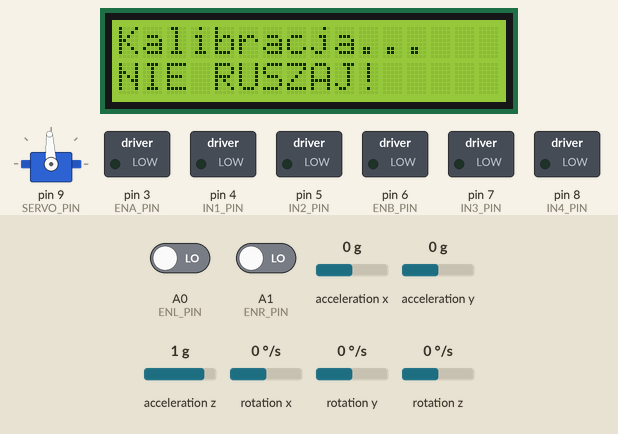
Recording of a sketch running on a simulated Arduino Uno, built with avr-gcc and run on an emulated ATmega328P. On the bench: servo, 16×2 character LCD, switched loads named in the sketch (green lamp = pin HIGH). Wiring (inferred from the names in the program): MPU-6050 motion sensor at I2C address 0x68. Inputs (shaded band) come from the test bench; at power-on: A0 (ENL_PIN) LOW, A1 (ENR_PIN) LOW, acceleration x 0 g, acceleration y 0 g, acceleration z 1 g, rotation x 0 °/s, rotation y 0 °/s, rotation z 0 °/s.

Above: at 1.7 s.
At 3.7 s:
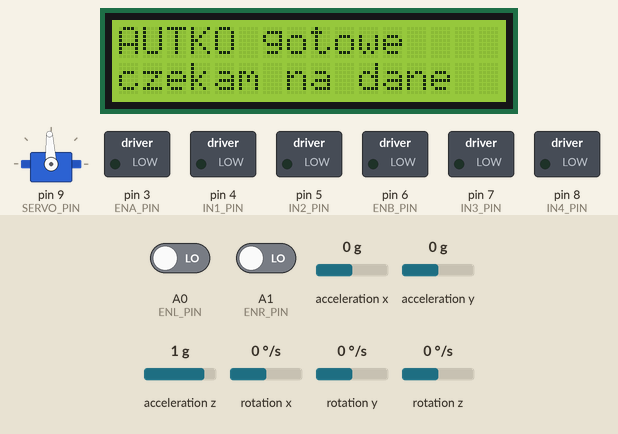

Measured:
- what the display in image 0 shows lasts 1.9 s, from 1.7 s to 3.6 s

The sketch:

arduino-komunikacja-silniki.ino
```cpp
// Błażej Pawluk
// plik komunikacji przez UART z ESP32-CAM, a następnie do strony internetowej z interfejsem użytkownika
// zbieranie realnych danych z sensorów i wykonywanie otrzymanych poleceń (z silnikami)

// połączenie z ESP32-CAM (przez 2-kierunkowy konwerter poziomów):
// D0 (RX) - IO14
// D1 (TX) - IO13

// podłączone komponenty:
// enkodery:  A0 (lewy), A1 (prawy)
// sonar:     A3 (TRIG), A2 (ECHO)
// serwo:     D9
// silniki (mostek H L298N): D6 (ENB), D7 (IN3), D8 (IN4) - lewy, D3 (ENA), D4 (IN1), D5 (IN2) - prawy
// LCD i MPU: I2C (A4 - SDA, A5 - SCL dla LCD, SDA, SCL dla MPU)

// co 0,2s wysyła linię z danymi z sensorów
// otrzymane polecenia są wykonywane i wyświetlane na LCD

// wysyłane dane:
//    D:<enL>,<enR>,<sonar>,<ax>,<ay>,<az>,<gx>,<gy>,<gz>,<mL>,<mR>
//    jednostki: enkodery: liczba impulsów, sonar: cm (0 - brak echa / brak pomiaru), akcelerometr: g, żyroskop: stopnie/s,
//               silniki: aktualna prędkość [-255,255]

// odbierane dane:
//    C:S,<angle> - kąt serwa [45,135]
//    C:TRIG      - wysłanie sygnału TRIG z sonaru (wynik w kolejnych ramkach danych)
//    C:M,<l>,<r> - prędkości lewego i prawego koła [-255,255] (ujemne - do tyłu)
//    C:STOP      - zatrzymanie silników
//    brak polecenia C:M przez 1s zatrzymuje silniki

#include "lcd.h"
#include "komunikacja.h"
#include "enkodery.h"
#include "sonar.h"
#include "serwo.h"
#include "zyroskop.h"
#include "silniki.h"

// konfiguracja UART
const unsigned long BAUD = 38400;
const unsigned long SEND_INTERVAL = 200; // 200ms

// czas ostatniego wysłanego zestawu danych
unsigned long lastSend = 0;
void setup() {
  initMotors();
  initServo();
  initLCD();
  initEncoders();
  initSonar();

  if (initMPU()) {
    showStatus("Kalibracja...", "NIE RUSZAJ!");
    calibrateGyro();
  } else {
    showStatus("Blad MPU", "");
    delay(2000);
  }

  // Serial dopiero po kalibracji, żeby nie zbierać poleceń w buforze
  Serial.begin(BAUD);

  showStatus("AUTKO gotowe", "czekam na dane");

  lastSend = millis();
}

void loop() {
  unsigned long now = millis();
  readSerial();
  updateMPU(now);
  updateMotors(now);

  if (now - lastSend >= SEND_INTERVAL) {
    lastSend = now;
    sendData();
  }
}
```

enkodery.cpp
```cpp
// Błażej Pawluk
// obsługa enkoderów szczelinowych kół

#include "enkodery.h"

const unsigned long DEBOUNCE_US = 2000;

// piny enkoderów
const uint8_t ENL_PIN = A0; // PC0, PCINT8
const uint8_t ENR_PIN = A1; // PC1, PCINT9

// liczniki
volatile unsigned long enL = 0;
volatile unsigned long enR = 0;
volatile unsigned long lastL = 0;
volatile unsigned long lastR = 0;
volatile uint8_t prevState = 0;

// przerwanie pin change
ISR(PCINT1_vect) {
  uint8_t state = PINC & 0b00000011; // bit0 = A0, bit1 = A1
  uint8_t rising = state & ~prevState; // tylko zmiana z 0 na 1
  prevState = state;
  unsigned long now = micros();

  if ((rising & 0b01) && (now - lastL > DEBOUNCE_US)) {
    enL++;
    lastL = now;
  }
  if ((rising & 0b10) && (now - lastR > DEBOUNCE_US)) {
    enR++;
    lastR = now;
  }
}

void initEncoders() {
  pinMode(ENL_PIN, INPUT);
  pinMode(ENR_PIN, INPUT);

  // włączenie przerwań
  noInterrupts();
  prevState = PINC & 0b00000011;
  PCICR  |= (1 << PCIE1);
  PCMSK1 |= (1 << PCINT8) | (1 << PCINT9);
  interrupts();
}

void readEncoders(unsigned long& l, unsigned long& r) {
  noInterrupts();
  l = enL;
  r = enR;
  interrupts();
}
```

enkodery.h
```cpp
// Błażej Pawluk
// obsługa enkoderów szczelinowych kół

#pragma once
#include <Arduino.h>

void initEncoders();
void readEncoders(unsigned long& l, unsigned long& r); // bezpieczny odczyt liczników
```

komunikacja.h
```cpp
// Błażej Pawluk
// komunikacja przez UART z ESP32-CAM: odbieranie poleceń i wysyłanie danych

#pragma once
#include <Arduino.h>

void readSerial(); // odczytywanie i wykonywanie poleceń
void sendData();   // zbieranie danych z sensorów i wysyłanie
```

serwo.cpp
```cpp
// Błażej Pawluk
// obsługa serwomechanizmu

#include "serwo.h"
#include <Servo.h>

// konfiguracja serwo
const uint8_t SERVO_PIN = 9;
const int CENTER_US = 1500;
const int MAX_ANGLE = 45;
const float US_PER_DEG = 1856.0 / 180.0;
int angle = 0; // względem środka: [-45,45]
Servo servo;

int angleToUs(int a) {
  return CENTER_US - (int)lround(a * US_PER_DEG);
}

void moveTo(int a) {
  angle = constrain(a, -MAX_ANGLE, MAX_ANGLE);
  servo.writeMicroseconds(angleToUs(angle));
}

void initServo() {
  servo.attach(SERVO_PIN);
  servo.writeMicroseconds(CENTER_US);
  delay(1500);
}

void setServoAngle(int a) {
  moveTo(90 - a);
}
```

serwo.h
```cpp
// Błażej Pawluk
// obsługa serwomechanizmu

#pragma once
#include <Arduino.h>

void initServo();
void setServoAngle(int a); // kąt w zakresie [45,135], 90 - na wprost
```

silniki.cpp
```cpp
// Błażej Pawluk
// obsługa silników DC przez mostek H L298N

#include "silniki.h"

// piny mostka H (ENA, ENB - PWM na Timer2 i Timer0, Timer1 zajęty przez serwo)
const uint8_t ENA_PIN = 3; // prawy, prędkość
const uint8_t IN1_PIN = 4; // prawy, kierunek
const uint8_t IN2_PIN = 5;
const uint8_t ENB_PIN = 6; // lewy, prędkość
const uint8_t IN3_PIN = 7; // lewy, kierunek
const uint8_t IN4_PIN = 8;

const int MAX_SPEED = 255;
const unsigned long MOTOR_TIMEOUT = 1000; // 1s bez polecenia - zatrzymanie (np. utrata Wi-Fi)

int speedL = 0, speedR = 0;
unsigned long lastCmd = 0;

// ustawienie jednego koła: kierunek na pinach IN, prędkość PWM na pinie EN
void setSide(uint8_t en, uint8_t inA, uint8_t inB, int s) {
  digitalWrite(inA, s > 0 ? HIGH : LOW);
  digitalWrite(inB, s < 0 ? HIGH : LOW);
  analogWrite(en, abs(s));
}

void initMotors() {
  pinMode(ENA_PIN, OUTPUT);
  pinMode(IN1_PIN, OUTPUT);
  pinMode(IN2_PIN, OUTPUT);
  pinMode(ENB_PIN, OUTPUT);
  pinMode(IN3_PIN, OUTPUT);
  pinMode(IN4_PIN, OUTPUT);
  stopMotors();
}

void setMotors(int l, int r) {
  speedL = constrain(l, -MAX_SPEED, MAX_SPEED);
  speedR = constrain(r, -MAX_SPEED, MAX_SPEED);
  lastCmd = millis();

  // oba silniki podłączone odwrotnie - zamienione piny kierunku
  setSide(ENB_PIN, IN4_PIN, IN3_PIN, speedL);
  setSide(ENA_PIN, IN2_PIN, IN1_PIN, speedR);
}

void stopMotors() {
  setMotors(0, 0);
}

void updateMotors(unsigned long now) {
  if ((speedL != 0 || speedR != 0) && now - lastCmd > MOTOR_TIMEOUT) stopMotors();
}
```

silniki.h
```cpp
// Błażej Pawluk
// obsługa silników DC przez mostek H L298N

#pragma once
#include <Arduino.h>

extern int speedL, speedR; // aktualne prędkości: [-255,255], ujemne - jazda do tyłu

void initMotors();
void setMotors(int l, int r);         // ustawienie prędkości obu kół [-255,255]
void stopMotors();
void updateMotors(unsigned long now); // zatrzymanie silników po braku poleceń przez MOTOR_TIMEOUT
```

sonar.cpp
```cpp
// Błażej Pawluk
// obsługa sonaru HC-SR04

#include "sonar.h"

// konfiguracja sonaru
const uint8_t TRIG_PIN = A3;
const uint8_t ECHO_PIN = A2;
const unsigned long ECHO_TIMEOUT_US = 25000;
const unsigned int MIN_VALID_MM = 34;
const unsigned int MAX_VALID_MM = 4000;

unsigned int sonarMm = 0;

// mierzy odległość do przeszkody sonarem w mm
unsigned int measureMm() {
  digitalWrite(TRIG_PIN, LOW);
  delayMicroseconds(2);
  digitalWrite(TRIG_PIN, HIGH);
  delayMicroseconds(10);
  digitalWrite(TRIG_PIN, LOW);

  unsigned long us = pulseIn(ECHO_PIN, HIGH, ECHO_TIMEOUT_US);
  if (us == 0) return 0;

  // dźwięk ~343 m/s -> 1 mm w obie strony = ~5.83 us
  unsigned int mm = (us * 100UL) / 583UL;
  if (mm < MIN_VALID_MM || mm > MAX_VALID_MM) return 0;
  return mm;
}

void initSonar() {
  pinMode(TRIG_PIN, OUTPUT);
  pinMode(ECHO_PIN, INPUT);
  digitalWrite(TRIG_PIN, LOW);
}

void triggerSonar() {
  sonarMm = measureMm();
}
```

sonar.h
```cpp
// Błażej Pawluk
// obsługa sonaru HC-SR04

#pragma once
#include <Arduino.h>

extern unsigned int sonarMm; // ostatni pomiar w mm (0 - brak echa / brak pomiaru)

void initSonar();
void triggerSonar(); // wykonanie pomiaru (zapis do sonarMm)
```

zyroskop.cpp
```cpp
// Błażej Pawluk
// obsługa żyroskopu i akcelerometru (MPU-6050)
// akcelerometr: x - przód, y - lewo, z - góra
// żyroskop: x - prawo w dół, y - przód w dół, z - skręt w lewo

#include "zyroskop.h"
#include <Wire.h>

// konfiguracja MPU
uint8_t mpuAddr = 0;
uint8_t whoAmI = 0;
const uint16_t CALIB_SAMPLES = 500;
const float ACC_LSB_PER_G = 16384.0; // zakres +-2 g
const float GYRO_LSB_PER_DPS = 131.0; // zakres +-250 stopni/s

// rejestry MPU
const uint8_t REG_WHO_AM_I = 0x75;
const uint8_t REG_PWR_MGMT_1 = 0x6B;
const uint8_t REG_CONFIG = 0x1A;
const uint8_t REG_SMPLRT_DIV = 0x19;
const uint8_t REG_GYRO_CONFIG = 0x1B;
const uint8_t REG_ACCEL_CONFIG = 0x1C;
const uint8_t REG_ACCEL_XOUT_H = 0x3B;

float ax, ay, az; // g
float gx, gy, gz; // stopnie/s (po odjęciu offsetu)
float tempC;
float gxOff = 0, gyOff = 0, gzOff = 0;
float axOff = 0, ayOff = 0;

const unsigned long SAMPLE_MS = 10;

bool deviceAt(uint8_t addr) {
  Wire.beginTransmission(addr);
  return Wire.endTransmission() == 0;
}

bool readRegs(uint8_t reg, uint8_t* buf, uint8_t len) {
  Wire.beginTransmission(mpuAddr);
  Wire.write(reg);
  if (Wire.endTransmission(false) != 0) return false;
  if (Wire.requestFrom(mpuAddr, len) != len) return false;
  for (uint8_t i = 0; i < len; i++) buf[i] = Wire.read();
  return true;
}

bool writeReg(uint8_t reg, uint8_t val) {
  Wire.beginTransmission(mpuAddr);
  Wire.write(reg);
  Wire.write(val);
  if (Wire.endTransmission() != 0) return false;
  return true;
}

bool initMPU() {
  if (deviceAt(0x68)) mpuAddr = 0x68;
  else if (deviceAt(0x69)) mpuAddr = 0x69;
  else return false;

  readRegs(REG_WHO_AM_I, &whoAmI, 1);

  bool ok = true;
  ok &= writeReg(REG_PWR_MGMT_1, 0x01); // wybudzenie, zegar z PLL żyroskopu X
  delay(100);
  ok &= writeReg(REG_CONFIG, 0x03); // filtr DLPF ~44 Hz (tłumi drgania silników)
  ok &= writeReg(REG_SMPLRT_DIV, 0x09); // 100 Hz
  ok &= writeReg(REG_GYRO_CONFIG, 0x00); // +-250 stopni/s
  ok &= writeReg(REG_ACCEL_CONFIG, 0x00); // +-2 g
  return ok;
}

bool readMPU(bool withOffset = true) {
  uint8_t b[14];
  if (!readRegs(REG_ACCEL_XOUT_H, b, 14)) return false;

  int16_t rax = (b[0]  << 8) | b[1];
  int16_t ray = (b[2]  << 8) | b[3];
  int16_t raz = (b[4]  << 8) | b[5];
  int16_t rt  = (b[6]  << 8) | b[7];
  int16_t rgx = (b[8]  << 8) | b[9];
  int16_t rgy = (b[10] << 8) | b[11];
  int16_t rgz = (b[12] << 8) | b[13];

  // moduł zamontowany chipem w dół: osie czujnika X - tył, Y - lewo, Z - dół
  // odwrócenie X i Z daje układ robota: X - przód, Y - lewo, Z - góra
  ax = -rax / ACC_LSB_PER_G;
  ay = ray / ACC_LSB_PER_G;
  az = -raz / ACC_LSB_PER_G;
  tempC = rt / 340.0 + 36.53;
  gx = -rgx / GYRO_LSB_PER_DPS;
  gy = rgy / GYRO_LSB_PER_DPS;
  gz = -rgz / GYRO_LSB_PER_DPS;

  if (withOffset) {
    ax -= axOff;
    ay -= ayOff;
    gx -= gxOff;
    gy -= gyOff;
    gz -= gzOff;
  }
  return true;
}

void calibrateGyro() {
  float sx = 0, sy = 0, sz = 0, sax = 0, say = 0;
  uint16_t n = 0;
  for (uint16_t i = 0; i < CALIB_SAMPLES; i++) {
    if (readMPU(false)) {
      sx += gx; sy += gy; sz += gz;
      sax += ax; say += ay;
      n++;
    }
    delay(3);
  }
  if (n > 0) {
    gxOff = sx / n;
    gyOff = sy / n;
    gzOff = sz / n;
    axOff = sax / n;
    ayOff = say / n;
  }
}

unsigned long lastSampleMs = 0;
void updateMPU(unsigned long now) {
  if (now - lastSampleMs < SAMPLE_MS) return;
  lastSampleMs = now;
  readMPU();
}
```

zyroskop.h
```cpp
// Błażej Pawluk
// obsługa żyroskopu i akcelerometru (MPU-6050)
// akcelerometr: x - przód, y - lewo, z - góra
// żyroskop: x - prawo w dół, y - przód w dół, z - skręt w lewo

#pragma once
#include <Arduino.h>

extern float ax, ay, az; // g
extern float gx, gy, gz; // stopnie/s (po odjęciu offsetu)
extern float tempC;

bool initMPU();
void calibrateGyro();           // robot musi stać nieruchomo
void updateMPU(unsigned long now); // odczyt co SAMPLE_MS
```

lcd.cpp
```cpp
// Błażej Pawluk
// obsługa wyświetlacza LCD 16x2 (I2C)

#include "lcd.h"
#include <Wire.h>
#include <LiquidCrystal_I2C.h>

// konfiguracja LCD
const uint8_t LCD_ADDR = 0x27;
const uint8_t LCD_COLS = 16;
const uint8_t LCD_ROWS = 2;
LiquidCrystal_I2C lcd(LCD_ADDR, LCD_COLS, LCD_ROWS);

const uint8_t TEXT_BUF_SIZE = 64;
char lastShown[TEXT_BUF_SIZE];

void initLCD() {
  lcd.init();
  Wire.setClock(400000);
  lcd.backlight();
  lcd.clear();
}

// wypisanie jednej linii z dopisaniem spacji do końca
void printRow(uint8_t row, const char* text) {
  size_t len = strlen(text);
  lcd.setCursor(0, row);
  for (uint8_t col = 0; col < LCD_COLS; col++) {
    lcd.print(col < len ? text[col] : ' ');
  }
}

void showStatus(const char* row0, const char* row1) {
  lastShown[0] = '\0';
  printRow(0, row0);
  printRow(1, row1);
}

// wyswietlanie na LCD
void showOnLCD(const char* text) {
  // pomija zapis takiego samego tekstu
  if (strcmp(text, lastShown) == 0) return;

  // lastShown = text
  strncpy(lastShown, text, sizeof(lastShown) - 1);

  size_t len = strlen(text);
  for (uint8_t row = 0; row < LCD_ROWS; row++) {
    lcd.setCursor(0, row);
    for (uint8_t col = 0; col < LCD_COLS; col++) {
      size_t i = (size_t)row * LCD_COLS + col;
      lcd.print(i < len ? text[i] : ' '); // dopisywanie spacji zamiast robienia lcd.clear(), aby usunąć efekt migania
    }
  }
}
```

lcd.h
```cpp
// Błażej Pawluk
// obsługa wyświetlacza LCD 16x2 (I2C)

#pragma once
#include <Arduino.h>

void initLCD();
void showStatus(const char* row0, const char* row1); // wyświetlenie dwóch osobnych linii
void showOnLCD(const char* text);                     // wyświetlenie tekstu zawiniętego na dwie linie
```
